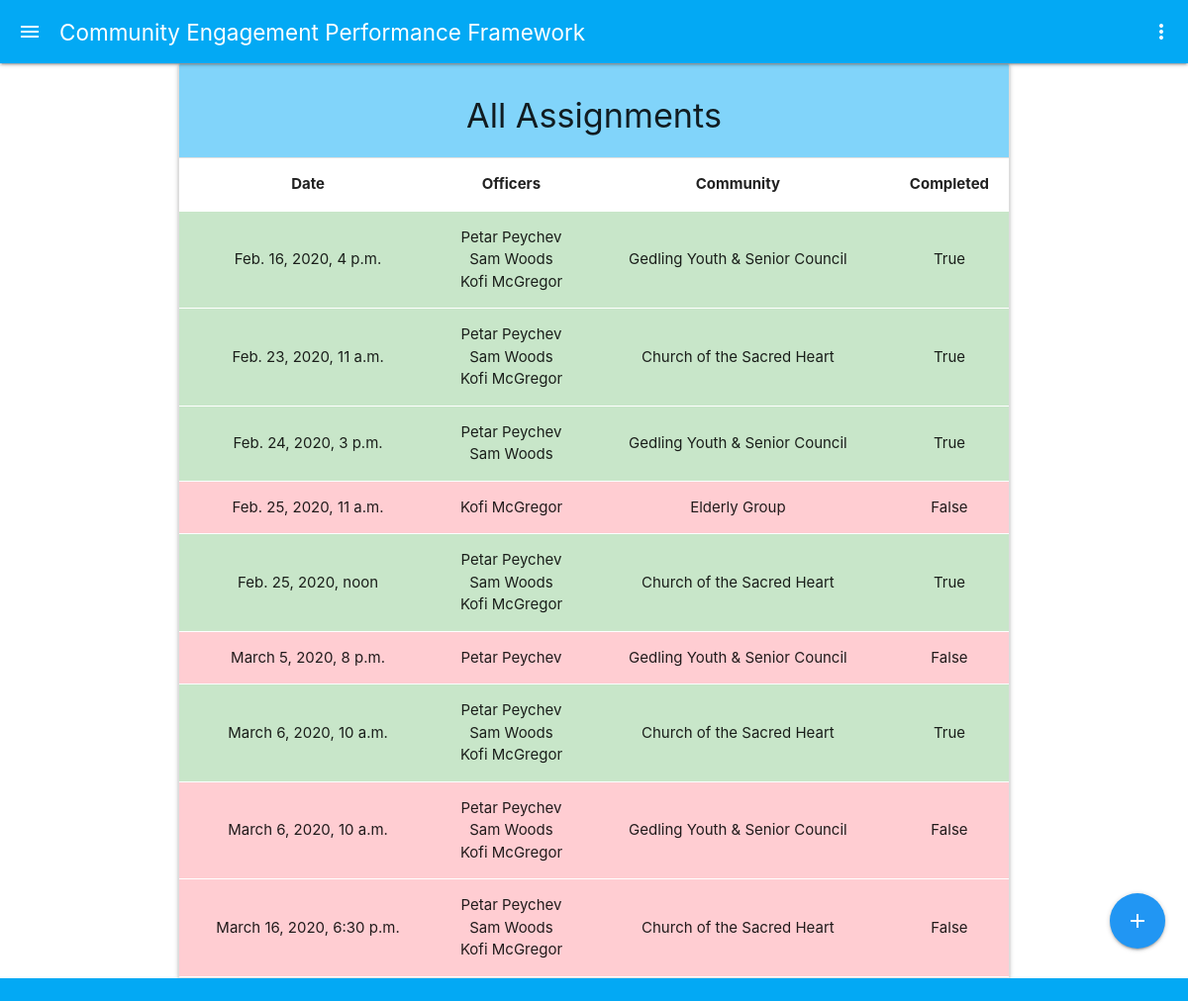
The page /assignments (signed in) on the database as committed earlier.
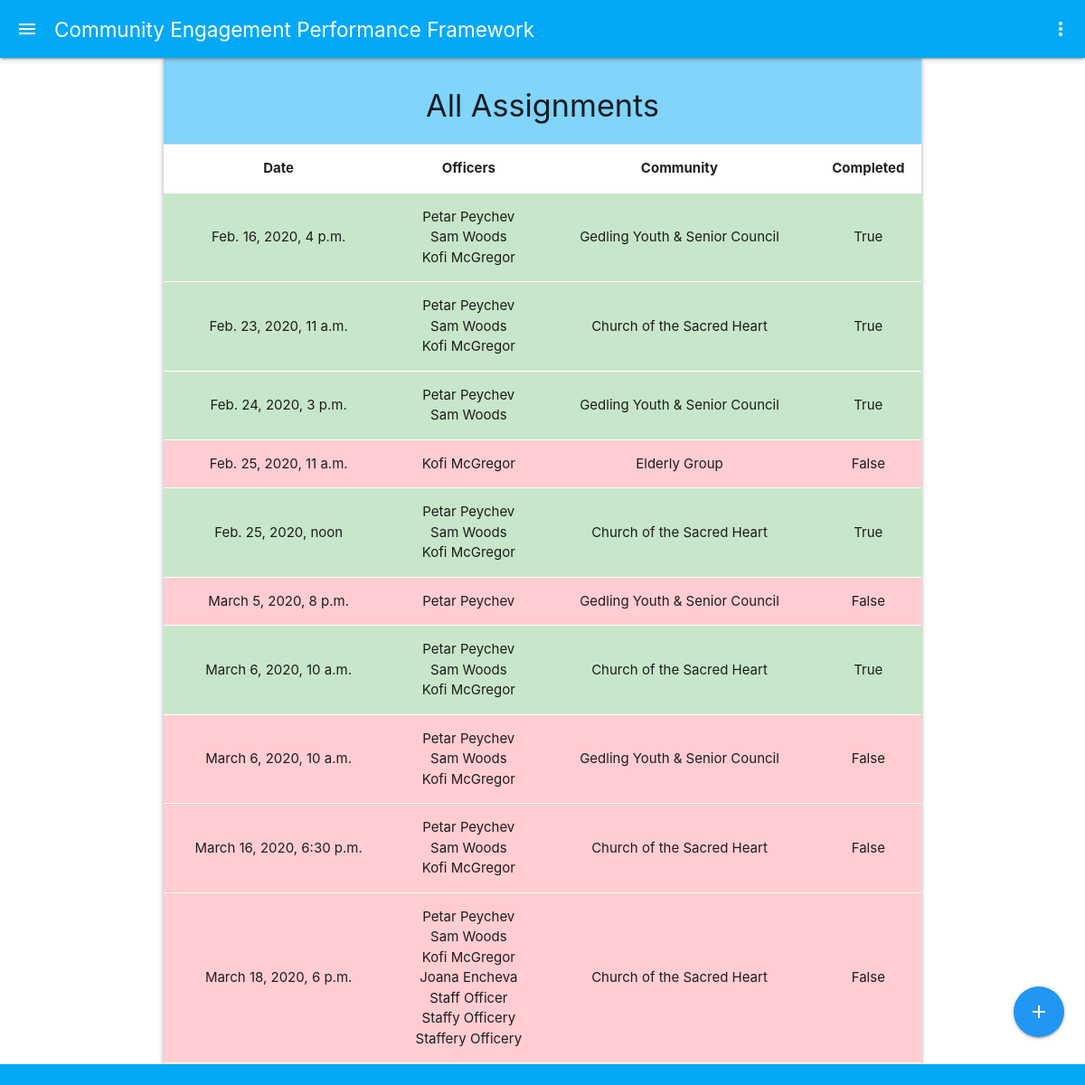
The same page on the database as committed later.
### cepf/models.py (models this page shows, shortened)
class Appointment(models.Model):
    date = models.DateTimeField()
    officers = models.ManyToManyField(Officer)
    community = models.ForeignKey(Community, on_delete=models.CASCADE)
    is_completed = models.BooleanField(default=False)
    feedback = models.ForeignKey(Feedback, on_delete=models.SET_NULL, null=True)
    notes = models.TextField(default='')
    class Meta:
        db_table= 'Appointment'
        verbose_name_plural = 'Appointment'

class Officer(AbstractUser):
    class Meta:
        db_table = 'Officer'
        verbose_name_plural = 'Officer'

class Community(models.Model):
    name = models.CharField(max_length=50)
    type = models.CharField(max_length=50)
    location = models.CharField(max_length=100)
    communication_channel = models.CharField(max_length=50)
    engagement_period = models.CharField(max_length=5)
    engagement_period_multipler = models.IntegerField()
    class Meta:
        db_table = 'Community'
        verbose_name_plural = 'Community'

### cepf/views.py (the view)
# urls.py: path('assignments', views.assignments, name='assignments'),
@login_required(login_url='/auth/login/')
@staff_member_required
def assignments(request):
    items = Appointment.objects.all().order_by('date')
    return render(request, 'assignments.html', {'items': items})

### templates/assignments.html (shortened to what this page needs)
{% extends 'base.html' %}
{% load static %}
{% block head %}
<link rel="stylesheet" href="{% static 'css/assignments.css' %}">
{% endblock %}
{% block content %}
<main>
        <div class="container">
                <ul class="collapsible collection with-header">
                        <li class="collection-header light-blue lighten-3">
                                <h4 class="center-align">
                                        All Assignments
                                </h4>
                        </li>
                        <li class="scrollable">
                                <table class="striped centered">
                                        <thead>
                                                <tr>
                                                <th>Date</th>
                                                <th>Officers</th>
                                                <th>Community</th>
                                                <th>Completed</th>
                                                </tr>
                                        </thead>
                                        <tbody>
                                                {% for item in items %}
                                                {% if item.is_completed %}
                                                <tr style="background-color: #c8e6c9;">
                                                {% else %}
                                                <tr style="background-color: #ffcdd2;">
                                                {% endif %}
                                                        <td>{{ item.date }}</td>
                                                        <td>
                                                                {% for officer in item.officers.all %}
                                                                {{ officer.first_name }} {{ officer.last_name }} <br>
                                                                {% endfor %}
                                                        </td>
                                                        <td>{{ item.community.name }}</td>
                                                        <td>{{ item.is_completed }}</td>
                                                </tr>
                                                {% endfor %}
                                        </tbody>
                                </table>
                        </li>
                </ul>
        </div>
        <div class="fixed-action-btn">
                <a href="{% url 'assign' %}" class="btn-floating blue btn-large" id="add-button">
                <i class="material-icons">add</i>
                </a>
        </div>
</main>
{% endblock %}

Rows that differ between the two databases and show on the page:
added Appointment: date "March 18, 2020, 6 p.m.", community.name "Church of the Sacred Heart", is_completed "False", Officer (first_name "Petar", last_name "Peychev"), Officer (first_name "Sam", last_name "Woods"), Officer (first_name "Kofi", last_name "McGregor")
now on this page (row unchanged): Officer: first_name "Joana", last_name "Encheva", shown under "March 18, 2020, 6 p.m."
now on this page (row unchanged): Officer: first_name "Staff", last_name "Officer", shown under "March 18, 2020, 6 p.m."
now on this page (row unchanged): Officer: first_name "Staffy", last_name "Officery", shown under "March 18, 2020, 6 p.m."
now on this page (row unchanged): Officer: first_name "Staffery", last_name "Officery", shown under "March 18, 2020, 6 p.m."
